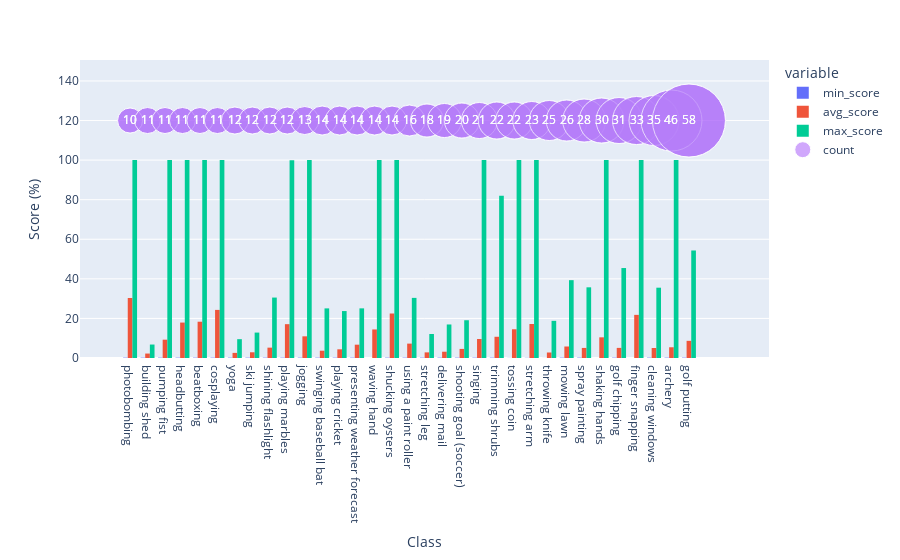

The notebook cell this image was saved under:
### Code cell
plot_df = r.melt(id_vars=['class', 'count'], value_vars=['min_score', 'avg_score', 'max_score'])
plot_df['x_label'] = plot_df['class']
plot_df['value'] *= 100

fig = px.histogram(plot_df, x='x_label', y='value', color='variable', barmode='group')
fig.add_scatter(
    y=[120] * len(plot_df), 
    x=plot_df['x_label'], 
    mode='markers+text',
    marker_size=plot_df['count'] + 15, 
    text=plot_df['count'],
    textposition='middle center',
    textfont_color='white',
    opacity=0.8,
    name='count'
)

fig.update_yaxes(title_text='Score (%)')
fig.update_xaxes(title_text='Class')

fig.show()

### Figure 1 — Plotly figure (JSON) as saved in the notebook; plotly's stock layout.template omitted (floating-point values rounded to 4 significant figures)
{"data": [{"alignmentgroup": "True", "bingroup": "x", "histfunc": "sum", "hovertemplate": "variable=min_score<br>x_label=%{x}<br>sum of value=%{y}<extra></extra>", "legendgroup": "min_score", "marker": {"color": "#636efa", "pattern": {"shape": ""}}, "name": "min_score", "offsetgroup": "min_score", "orientation": "v", "showlegend": true, "type": "histogram", "x": ["photobombing", "building shed", "pumping fist", "headbutting", "beatboxing", "cosplaying", "yoga", "ski jumping", "shining flashlight", "playing marbles", "jogging", "swinging baseball bat", "playing cricket", "presenting weather forecast", "waving hand", "shucking oysters", "using a paint roller", "stretching leg", "delivering mail", "shooting goal (soccer)", "singing", "trimming shrubs", "tossing coin", "stretching arm", "throwing knife", "mowing lawn", "spray painting", "shaking hands", "golf chipping", "finger snapping", "cleaning windows", "archery", "golf putting"], "xaxis": "x", "y": [0.185, 0.185, 0.185, 0.185, 0.183, 0.186, 0.187, 0.187, 0.187, 0.184, 0.185, 0.186, 0.189, 0.185, 0.001, 0.188, 0.187, 0.185, 0.187, 0.189, 0.184, 0.189, 0.061, 0.098, 0.035, 0.186, 0.185, 0.003, 0.185, 0.002, 0.185, 0.188, 0.186], "yaxis": "y"}, {"alignmentgroup": "True", "bingroup": "x", "histfunc": "sum", "hovertemplate": "variable=avg_score<br>x_label=%{x}<br>sum of value=%{y}<extra></extra>", "legendgroup": "avg_score", "marker": {"color": "#EF553B", "pattern": {"shape": ""}}, "name": "avg_score", "offsetgroup": "avg_score", "orientation": "v", "showlegend": true, "type": "histogram", "x": ["photobombing", "building shed", "pumping fist", "headbutting", "beatboxing", "cosplaying", "yoga", "ski jumping", "shining flashlight", "playing marbles", "jogging", "swinging baseball bat", "playing cricket", "presenting weather forecast", "waving hand", "shucking oysters", "using a paint roller", "stretching leg", "delivering mail", "shooting goal (soccer)", "singing", "trimming shrubs", "tossing coin", "stretching arm", "throwing knife", "mowing lawn", "spray painting", "shaking hands", "golf chipping", "finger snapping", "cleaning windows", "archery", "golf putting"], "xaxis": "x", "y": [30.32, 2.246, 9.263, 17.91, 18.34, 24.31, 2.588, 2.884, 5.234, 17.1, 10.95, 3.687, 4.39, 6.732, 14.43, 22.49, 7.274, 2.842, 3.172, 4.591, 9.606, 10.73, 14.52, 17.17, 2.782, 5.81, 5.09, 10.44, 5.11, 21.8, 5.059, 5.421, 8.67], "yaxis": "y"}, {"alignmentgroup": "True", "bingroup": "x", "histfunc": "sum", "hovertemplate": "variable=max_score<br>x_label=%{x}<br>sum of value=%{y}<extra></extra>", "legendgroup": "max_score", "marker": {"color": "#00cc96", "pattern": {"shape": ""}}, "name": "max_score", "offsetgroup": "max_score", "orientation": "v", "showlegend": true, "type": "histogram", "x": ["photobombing", "building shed", "pumping fist", "headbutting", "beatboxing", "cosplaying", "yoga", "ski jumping", "shining flashlight", "playing marbles", "jogging", "swinging baseball bat", "playing cricket", "presenting weather forecast", "waving hand", "shucking oysters", "using a paint roller", "stretching leg", "delivering mail", "shooting goal (soccer)", "singing", "trimming shrubs", "tossing coin", "stretching arm", "throwing knife", "mowing lawn", "spray painting", "shaking hands", "golf chipping", "finger snapping", "cleaning windows", "archery", "golf putting"], "xaxis": "x", "y": [100, 6.805, 100, 100, 100, 100, 9.516, 12.85, 30.54, 99.94, 100, 25.07, 23.72, 25.09, 100, 100, 30.38, 12.12, 16.94, 19.08, 100, 81.93, 100, 100, 18.78, 39.33, 35.72, 100, 45.46, 100, 35.53, 100, 54.33], "yaxis": "y"}, {"marker": {"size": [25, 26, 26, 26, 26, 26, 27, 27, 27, 27, 28, 29, 29, 29, 29, 29, 31, 33, 34, 35, 36, 37, 37, 38, 40, 41, 43, 45, 46, 48, 50, 61, 73, 25, 26, 26, 26, 26, 26, 27, 27, 27, 27, 28, 29, 29, 29, 29, 29, 31, 33, 34, 35, 36, 37, 37, 38, 40, 41, 43, 45, 46, 48, 50, 61, 73, 25, 26, 26, 26, 26, 26, 27, 27, 27, 27, 28, 29, 29, 29, 29, 29, 31, 33, 34, 35, 36, 37, 37, 38, 40, 41, 43, 45, 46, 48, 50, 61, 73]}, "mode": "markers+text", "name": "count", "opacity": 0.8, "text": [10, 11, 11, 11, 11, 11, 12, 12, 12, 12, 13, 14, 14, 14, 14, 14, 16, 18, 19, 20, 21, 22, 22, 23, 25, 26, 28, 30, 31, 33, 35, 46, 58, 10, 11, 11, 11, 11, 11, 12, 12, 12, 12, 13, 14, 14, 14, 14, 14, 16, 18, 19, 20, 21, 22, 22, 23, 25, 26, 28, 30, 31, 33, 35, 46, 58, 10, 11, 11, 11, 11, 11, 12, 12, 12, 12, 13, 14, 14, 14, 14, 14, 16, 18, 19, 20, 21, 22, 22, 23, 25, 26, 28, 30, 31, 33, 35, 46, 58], "textfont": {"color": "white"}, "textposition": "middle center", "type": "scatter", "x": ["photobombing", "building shed", "pumping fist", "headbutting", "beatboxing", "cosplaying", "yoga", "ski jumping", "shining flashlight", "playing marbles", "jogging", "swinging baseball bat", "playing cricket", "presenting weather forecast", "waving hand", "shucking oysters", "using a paint roller", "stretching leg", "delivering mail", "shooting goal (soccer)", "singing", "trimming shrubs", "tossing coin", "stretching arm", "throwing knife", "mowing lawn", "spray painting", "shaking hands", "golf chipping", "finger snapping", "cleaning windows", "archery", "golf putting", "photobombing", "building shed", "pumping fist", "headbutting", "beatboxing", "cosplaying", "yoga", "ski jumping", "shining flashlight", "playing marbles", "jogging", "swinging baseball bat", "playing cricket", "presenting weather forecast", "waving hand", "shucking oysters", "using a paint roller", "stretching leg", "delivering mail", "shooting goal (soccer)", "singing", "trimming shrubs", "tossing coin", "stretching arm", "throwing knife", "mowing lawn", "spray painting", "shaking hands", "golf chipping", "finger snapping", "cleaning windows", "archery", "golf putting", "photobombing", "building shed", "pumping fist", "headbutting", "beatboxing", "cosplaying", "yoga", "ski jumping", "shining flashlight", "playing marbles", "jogging", "swinging baseball bat", "playing cricket", "presenting weather forecast", "waving hand", "shucking oysters", "using a paint roller", "stretching leg", "delivering mail", "shooting goal (soccer)", "singing", "trimming shrubs", "tossing coin", "stretching arm", "throwing knife", "mowing lawn", "spray painting", "shaking hands", "golf chipping", "finger snapping", "cleaning windows", "archery", "golf putting"], "y": [120, 120, 120, 120, 120, 120, 120, 120, 120, 120, 120, 120, 120, 120, 120, 120, 120, 120, 120, 120, 120, 120, 120, 120, 120, 120, 120, 120, 120, 120, 120, 120, 120, 120, 120, 120, 120, 120, 120, 120, 120, 120, 120, 120, 120, 120, 120, 120, 120, 120, 120, 120, 120, 120, 120, 120, 120, 120, 120, 120, 120, 120, 120, 120, 120, 120, 120, 120, 120, 120, 120, 120, 120, 120, 120, 120, 120, 120, 120, 120, 120, 120, 120, 120, 120, 120, 120, 120, 120, 120, 120, 120, 120, 120, 120, 120, 120, 120, 120]}], "layout": {"barmode": "group", "legend": {"title": {"text": "variable"}, "tracegroupgap": 0}, "margin": {"t": 60}, "xaxis": {"anchor": "y", "domain": [0, 1], "title": {"text": "Class"}}, "yaxis": {"anchor": "x", "domain": [0, 1], "title": {"text": "Score (%)"}}}}
